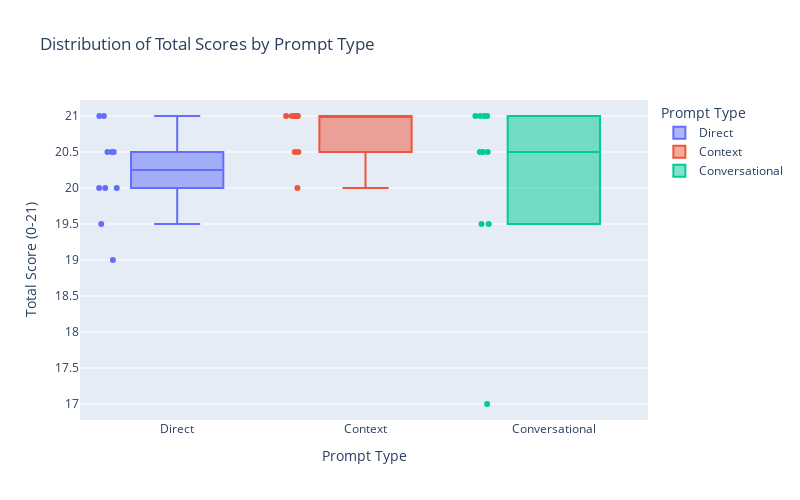

The cell this chart's notebook holds for it:
### Markdown cell above
## Box Plot Analysis: Prompt Score Distributions

### Code cell
import plotly.express as px

fig = px.box(
    Dataset, 
    x="Prompt Type", 
    y="Total Score (0-21)",
    points="all",  # Show individual data points
    color="Prompt Type",
    title="Distribution of Total Scores by Prompt Type"
)

fig.update_layout(width=800, height=500)
fig.show()

### Figure 1 — Plotly figure (JSON) as saved in the notebook; plotly's stock layout.template omitted (floating-point values rounded to 4 significant figures)
{"data": [{"alignmentgroup": "True", "boxpoints": "all", "hovertemplate": "Prompt Type=%{x}<br>Total Score (0-21)=%{y}<extra></extra>", "legendgroup": "Direct", "marker": {"color": "#636efa"}, "name": "Direct", "notched": false, "offsetgroup": "Direct", "orientation": "v", "showlegend": true, "type": "box", "x": ["Direct", "Direct", "Direct", "Direct", "Direct", "Direct", "Direct", "Direct", "Direct", "Direct"], "x0": " ", "xaxis": "x", "y": [20.5, 20, 21, 20, 20, 19.5, 21, 20.5, 19, 20.5], "y0": " ", "yaxis": "y"}, {"alignmentgroup": "True", "boxpoints": "all", "hovertemplate": "Prompt Type=%{x}<br>Total Score (0-21)=%{y}<extra></extra>", "legendgroup": "Context", "marker": {"color": "#EF553B"}, "name": "Context", "notched": false, "offsetgroup": "Context", "orientation": "v", "showlegend": true, "type": "box", "x": ["Context", "Context", "Context", "Context", "Context", "Context", "Context", "Context", "Context", "Context"], "x0": " ", "xaxis": "x", "y": [21, 20.5, 21, 20, 21, 21, 21, 21, 20.5, 21], "y0": " ", "yaxis": "y"}, {"alignmentgroup": "True", "boxpoints": "all", "hovertemplate": "Prompt Type=%{x}<br>Total Score (0-21)=%{y}<extra></extra>", "legendgroup": "Conversational", "marker": {"color": "#00cc96"}, "name": "Conversational", "notched": false, "offsetgroup": "Conversational", "orientation": "v", "showlegend": true, "type": "box", "x": ["Conversational", "Conversational", "Conversational", "Conversational", "Conversational", "Conversational", "Conversational", "Conversational", "Conversational", "Conversational"], "x0": " ", "xaxis": "x", "y": [17, 21, 21, 19.5, 20.5, 21, 21, 20.5, 20.5, 19.5], "y0": " ", "yaxis": "y"}], "layout": {"boxmode": "overlay", "height": 500, "legend": {"title": {"text": "Prompt Type"}, "tracegroupgap": 0}, "title": {"text": "Distribution of Total Scores by Prompt Type"}, "width": 800, "xaxis": {"anchor": "y", "autorange": true, "categoryarray": ["Direct", "Context", "Conversational"], "categoryorder": "array", "domain": [0, 1], "range": [-0.5161, 2.5], "title": {"text": "Prompt Type"}, "type": "category"}, "yaxis": {"anchor": "x", "autorange": true, "domain": [0, 1], "range": [16.78, 21.22], "title": {"text": "Total Score (0-21)"}, "type": "linear"}}}
